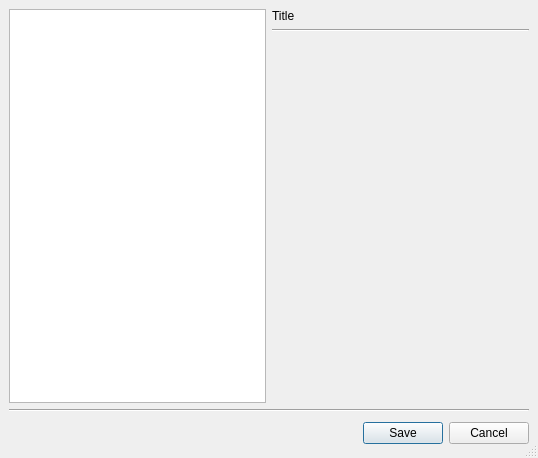
<ui version="4.0" >
 <author></author>
 <comment></comment>
 <exportmacro></exportmacro>
 <class>WengoConfigDialog</class>
 <widget class="QDialog" name="WengoConfigDialog" >
  <property name="geometry" >
   <rect>
    <x>0</x>
    <y>0</y>
    <width>538</width>
    <height>458</height>
   </rect>
  </property>
  <property name="windowTitle" >
   <string>WengoPhone - Configuration</string>
  </property>
  <property name="sizeGripEnabled" >
   <bool>true</bool>
  </property>
  <layout class="QGridLayout" >
   <property name="margin" >
    <number>9</number>
   </property>
   <property name="spacing" >
    <number>6</number>
   </property>
   <item row="1" column="1" >
    <widget class="Line" name="line_2" >
     <property name="orientation" >
      <enum>Qt::Horizontal</enum>
     </property>
    </widget>
   </item>
   <item row="0" column="1" >
    <widget class="QLabel" name="titleLabel" >
     <property name="text" >
      <string>Title</string>
     </property>
     <property name="textFormat" >
      <enum>Qt::PlainText</enum>
     </property>
     <property name="margin" >
      <number>0</number>
     </property>
    </widget>
   </item>
   <item row="2" column="1" >
    <widget class="QStackedWidget" name="stackedWidget" >
     <property name="sizePolicy" >
      <sizepolicy>
       <hsizetype>7</hsizetype>
       <vsizetype>5</vsizetype>
       <horstretch>0</horstretch>
       <verstretch>0</verstretch>
      </sizepolicy>
     </property>
    </widget>
   </item>
   <item row="4" column="0" colspan="2" >
    <layout class="QHBoxLayout" >
     <property name="margin" >
      <number>0</number>
     </property>
     <property name="spacing" >
      <number>6</number>
     </property>
     <item>
      <spacer>
       <property name="orientation" >
        <enum>Qt::Horizontal</enum>
       </property>
       <property name="sizeHint" >
        <size>
         <width>131</width>
         <height>31</height>
        </size>
       </property>
      </spacer>
     </item>
     <item>
      <widget class="QPushButton" name="saveButton" >
       <property name="text" >
        <string>Save</string>
       </property>
      </widget>
     </item>
     <item>
      <widget class="QPushButton" name="cancelButton" >
       <property name="text" >
        <string>Cancel</string>
       </property>
      </widget>
     </item>
    </layout>
   </item>
   <item rowspan="3" row="0" column="0" >
    <widget class="QListWidget" name="listWidget" >
     <property name="focusPolicy" >
      <enum>Qt::NoFocus</enum>
     </property>
     <property name="selectionBehavior" >
      <enum>QAbstractItemView::SelectRows</enum>
     </property>
     <property name="iconSize" >
      <size>
       <width>32</width>
       <height>32</height>
      </size>
     </property>
     <property name="layoutMode" >
      <enum>QListView::Batched</enum>
     </property>
    </widget>
   </item>
   <item row="3" column="0" colspan="2" >
    <widget class="Line" name="line" >
     <property name="orientation" >
      <enum>Qt::Horizontal</enum>
     </property>
    </widget>
   </item>
  </layout>
 </widget>
 <pixmapfunction></pixmapfunction>
 <tabstops>
  <tabstop>saveButton</tabstop>
  <tabstop>cancelButton</tabstop>
 </tabstops>
 <resources>
  <include location="../wengophone.qrc" />
 </resources>
 <connections>
  <connection>
   <sender>saveButton</sender>
   <signal>clicked()</signal>
   <receiver>WengoConfigDialog</receiver>
   <slot>accept()</slot>
   <hints>
    <hint type="sourcelabel" >
     <x>457</x>
     <y>448</y>
    </hint>
    <hint type="destinationlabel" >
     <x>344</x>
     <y>449</y>
    </hint>
   </hints>
  </connection>
  <connection>
   <sender>cancelButton</sender>
   <signal>clicked()</signal>
   <receiver>WengoConfigDialog</receiver>
   <slot>reject()</slot>
   <hints>
    <hint type="sourcelabel" >
     <x>530</x>
     <y>441</y>
    </hint>
    <hint type="destinationlabel" >
     <x>249</x>
     <y>437</y>
    </hint>
   </hints>
  </connection>
 </connections>
</ui>
